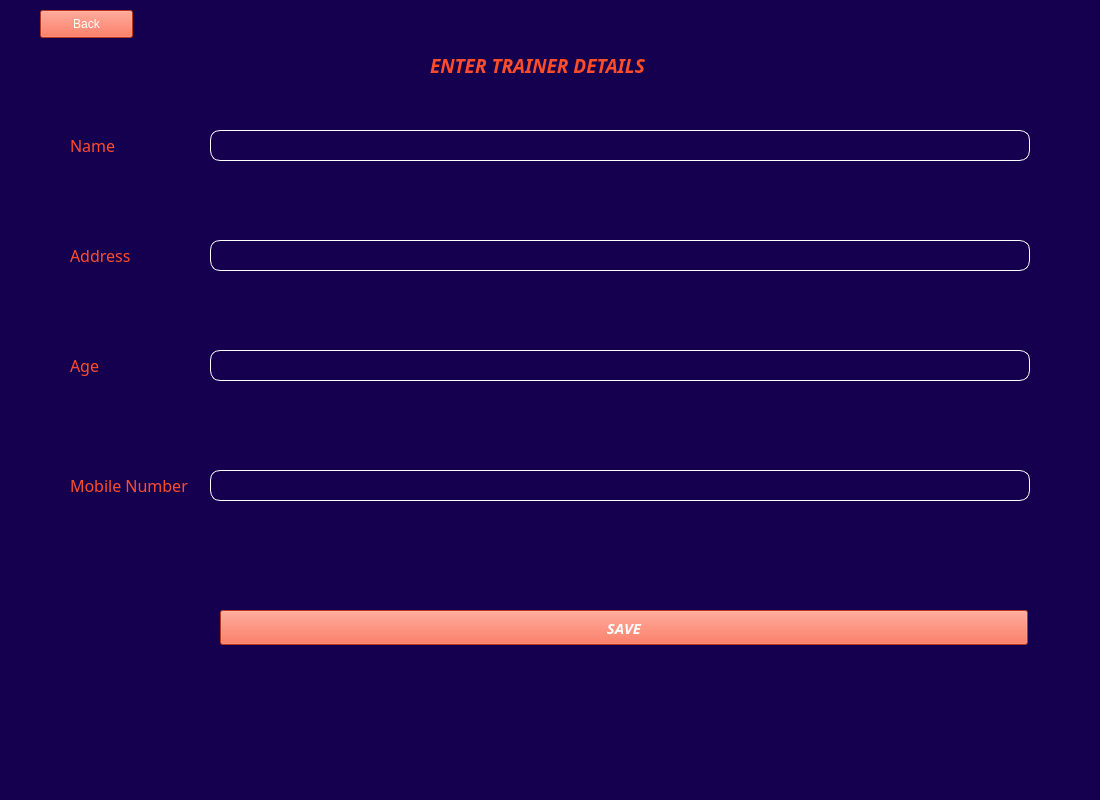
<?xml version="1.0" encoding="UTF-8"?>
<ui version="4.0">
 <class>MainWindow</class>
 <widget class="QMainWindow" name="MainWindow">
  <property name="geometry">
   <rect>
    <x>0</x>
    <y>0</y>
    <width>1100</width>
    <height>800</height>
   </rect>
  </property>
  <property name="windowTitle">
   <string>MainWindow</string>
  </property>
  <property name="styleSheet">
   <string notr="true">background:#150050;</string>
  </property>
  <widget class="QWidget" name="centralwidget">
   <property name="styleSheet">
    <string notr="true">QPushButton#SaveButton {
background-color:#FF4C29;
color:white;
}

QPushButton#SaveButton:hover {
    background-color:white;
color:#FF4C29;
}

QPushButton#SaveButton:pressed {
    background-color: rgb(224, 0, 0);     
}

QPushButton#AddSessionButton {
background-color:#FF4C29;
color:white;
}

QPushButton#AddSessionButton:hover {
    background-color:white;
color:#FF4C29;
}

QPushButton#AddSessionButton:pressed {
    background-color: rgb(224, 0, 0);     
}
QPushButton#BackButton {
background-color:#FF4C29;
color:white;
}

QPushButton#BackButton:hover {
    background-color:white;
color:#FF4C29;
}

QPushButton#BackButton:pressed {
    background-color: rgb(224, 0, 0);     
}</string>
   </property>
   <widget class="QLabel" name="label">
    <property name="geometry">
     <rect>
      <x>430</x>
      <y>50</y>
      <width>431</width>
      <height>31</height>
     </rect>
    </property>
    <property name="font">
     <font>
      <family>Gill Sans MT</family>
      <pointsize>14</pointsize>
      <weight>75</weight>
      <italic>true</italic>
      <bold>true</bold>
     </font>
    </property>
    <property name="styleSheet">
     <string notr="true">color:#FF4C29;</string>
    </property>
    <property name="text">
     <string>ENTER TRAINER DETAILS</string>
    </property>
   </widget>
   <widget class="QPushButton" name="SaveButton">
    <property name="geometry">
     <rect>
      <x>220</x>
      <y>610</y>
      <width>808</width>
      <height>35</height>
     </rect>
    </property>
    <property name="font">
     <font>
      <family>Gill Sans MT</family>
      <pointsize>11</pointsize>
      <weight>75</weight>
      <italic>true</italic>
      <bold>true</bold>
     </font>
    </property>
    <property name="cursor">
     <cursorShape>OpenHandCursor</cursorShape>
    </property>
    <property name="styleSheet">
     <string notr="true"/>
    </property>
    <property name="text">
     <string>SAVE</string>
    </property>
   </widget>
   <widget class="QPushButton" name="BackButton">
    <property name="geometry">
     <rect>
      <x>40</x>
      <y>10</y>
      <width>93</width>
      <height>28</height>
     </rect>
    </property>
    <property name="text">
     <string>Back</string>
    </property>
   </widget>
   <widget class="QLabel" name="error">
    <property name="geometry">
     <rect>
      <x>60</x>
      <y>770</y>
      <width>331</width>
      <height>21</height>
     </rect>
    </property>
    <property name="styleSheet">
     <string notr="true">color:rgb(255, 0, 0);</string>
    </property>
    <property name="text">
     <string/>
    </property>
   </widget>
   <widget class="QLabel" name="nametLabel">
    <property name="geometry">
     <rect>
      <x>70</x>
      <y>130</y>
      <width>50</width>
      <height>30</height>
     </rect>
    </property>
    <property name="font">
     <font>
      <family>Gill Sans MT</family>
      <pointsize>12</pointsize>
     </font>
    </property>
    <property name="styleSheet">
     <string notr="true">color:#FF4C29;</string>
    </property>
    <property name="text">
     <string>Name</string>
    </property>
   </widget>
   <widget class="QLineEdit" name="namelineEdit">
    <property name="geometry">
     <rect>
      <x>210</x>
      <y>130</y>
      <width>820</width>
      <height>31</height>
     </rect>
    </property>
    <property name="font">
     <font>
      <family>Gill Sans MT</family>
      <pointsize>11</pointsize>
     </font>
    </property>
    <property name="styleSheet">
     <string notr="true">border : 1px solid white;
border-radius : 10px;
color : white;</string>
    </property>
    <property name="frame">
     <bool>true</bool>
    </property>
    <property name="alignment">
     <set>Qt::AlignCenter</set>
    </property>
   </widget>
   <widget class="QLabel" name="addresstLabel">
    <property name="geometry">
     <rect>
      <x>70</x>
      <y>240</y>
      <width>67</width>
      <height>31</height>
     </rect>
    </property>
    <property name="font">
     <font>
      <family>Gill Sans MT</family>
      <pointsize>12</pointsize>
     </font>
    </property>
    <property name="styleSheet">
     <string notr="true">color:#FF4C29;</string>
    </property>
    <property name="text">
     <string>Address</string>
    </property>
   </widget>
   <widget class="QLabel" name="agetLabel">
    <property name="geometry">
     <rect>
      <x>70</x>
      <y>350</y>
      <width>32</width>
      <height>31</height>
     </rect>
    </property>
    <property name="font">
     <font>
      <family>Gill Sans MT</family>
      <pointsize>12</pointsize>
     </font>
    </property>
    <property name="styleSheet">
     <string notr="true">color:#FF4C29;</string>
    </property>
    <property name="text">
     <string>Age</string>
    </property>
   </widget>
   <widget class="QLabel" name="mobileNumbertLabel">
    <property name="geometry">
     <rect>
      <x>70</x>
      <y>470</y>
      <width>130</width>
      <height>31</height>
     </rect>
    </property>
    <property name="font">
     <font>
      <family>Gill Sans MT</family>
      <pointsize>12</pointsize>
     </font>
    </property>
    <property name="styleSheet">
     <string notr="true">color:#FF4C29;</string>
    </property>
    <property name="text">
     <string>Mobile Number</string>
    </property>
   </widget>
   <widget class="QLineEdit" name="addressLineEdit">
    <property name="geometry">
     <rect>
      <x>210</x>
      <y>240</y>
      <width>820</width>
      <height>31</height>
     </rect>
    </property>
    <property name="font">
     <font>
      <family>Gill Sans MT</family>
      <pointsize>11</pointsize>
     </font>
    </property>
    <property name="styleSheet">
     <string notr="true">border : 1px solid white;
border-radius : 10px;
color : white;</string>
    </property>
    <property name="alignment">
     <set>Qt::AlignCenter</set>
    </property>
   </widget>
   <widget class="QLineEdit" name="ageLineEdit">
    <property name="geometry">
     <rect>
      <x>210</x>
      <y>350</y>
      <width>820</width>
      <height>31</height>
     </rect>
    </property>
    <property name="font">
     <font>
      <family>Gill Sans MT</family>
      <pointsize>11</pointsize>
     </font>
    </property>
    <property name="styleSheet">
     <string notr="true">border : 1px solid white;
border-radius : 10px;
color : white;</string>
    </property>
    <property name="alignment">
     <set>Qt::AlignCenter</set>
    </property>
   </widget>
   <widget class="QLineEdit" name="mobileNumberLineEdit">
    <property name="geometry">
     <rect>
      <x>210</x>
      <y>470</y>
      <width>820</width>
      <height>31</height>
     </rect>
    </property>
    <property name="font">
     <font>
      <family>Gill Sans MT</family>
      <pointsize>11</pointsize>
     </font>
    </property>
    <property name="styleSheet">
     <string notr="true">border : 1px solid white;
border-radius : 10px;
color : white;</string>
    </property>
    <property name="alignment">
     <set>Qt::AlignCenter</set>
    </property>
   </widget>
  </widget>
  <action name="actionStudent">
   <property name="text">
    <string>Student</string>
   </property>
  </action>
  <action name="actionTrainer">
   <property name="text">
    <string>Trainer</string>
   </property>
  </action>
  <action name="actionStudent_2">
   <property name="text">
    <string>Student</string>
   </property>
  </action>
  <action name="actionTrainer_2">
   <property name="text">
    <string>Trainer</string>
   </property>
  </action>
 </widget>
 <resources/>
 <connections/>
</ui>
